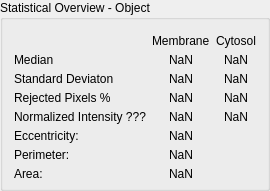
           <widget class="QGroupBox" name="groupBox_18">
            <property name="geometry">
             <rect>
              <x>523</x>
              <y>357</y>
              <width>261</width>
              <height>191</height>
             </rect>
            </property>
            <property name="minimumSize">
             <size>
              <width>0</width>
              <height>191</height>
             </size>
            </property>
            <property name="title">
             <string>Statistical Overview - Object</string>
            </property>
            <layout class="QGridLayout" name="gridLayout_3">
             <item row="3" column="1">
              <widget class="QLabel" name="label_63">
               <property name="minimumSize">
                <size>
                 <width>0</width>
                 <height>20</height>
                </size>
               </property>
               <property name="text">
                <string>NaN</string>
               </property>
               <property name="alignment">
                <set>Qt::AlignCenter</set>
               </property>
              </widget>
             </item>
             <item row="2" column="0">
              <widget class="QLabel" name="label_54">
               <property name="minimumSize">
                <size>
                 <width>0</width>
                 <height>20</height>
                </size>
               </property>
               <property name="text">
                <string>Standard Deviaton</string>
               </property>
              </widget>
             </item>
             <item row="4" column="0">
              <widget class="QLabel" name="label_52">
               <property name="minimumSize">
                <size>
                 <width>0</width>
                 <height>20</height>
                </size>
               </property>
               <property name="text">
                <string>Normalized Intensity ???</string>
               </property>
              </widget>
             </item>
             <item row="5" column="0">
              <widget class="QLabel" name="label_57">
               <property name="minimumSize">
                <size>
                 <width>0</width>
                 <height>20</height>
                </size>
               </property>
               <property name="text">
                <string>Eccentricity: </string>
               </property>
              </widget>
             </item>
             <item row="2" column="1">
              <widget class="QLabel" name="label_62">
               <property name="minimumSize">
                <size>
                 <width>0</width>
                 <height>20</height>
                </size>
               </property>
               <property name="text">
                <string>NaN</string>
               </property>
               <property name="alignment">
                <set>Qt::AlignCenter</set>
               </property>
              </widget>
             </item>
             <item row="6" column="0">
              <widget class="QLabel" name="label_58">
               <property name="minimumSize">
                <size>
                 <width>0</width>
                 <height>20</height>
                </size>
               </property>
               <property name="text">
                <string>Perimeter:</string>
               </property>
              </widget>
             </item>
             <item row="7" column="0">
              <widget class="QLabel" name="label_59">
               <property name="minimumSize">
                <size>
                 <width>0</width>
                 <height>20</height>
                </size>
               </property>
               <property name="text">
                <string>Area:</string>
               </property>
              </widget>
             </item>
             <item row="1" column="1">
              <widget class="QLabel" name="label_60">
               <property name="minimumSize">
                <size>
                 <width>0</width>
                 <height>20</height>
                </size>
               </property>
               <property name="text">
                <string>NaN</string>
               </property>
               <property name="alignment">
                <set>Qt::AlignCenter</set>
               </property>
              </widget>
             </item>
             <item row="6" column="1">
              <widget class="QLabel" name="label_67">
               <property name="minimumSize">
                <size>
                 <width>0</width>
                 <height>20</height>
                </size>
               </property>
               <property name="text">
                <string>NaN</string>
               </property>
               <property name="alignment">
                <set>Qt::AlignCenter</set>
               </property>
              </widget>
             </item>
             <item row="4" column="1">
              <widget class="QLabel" name="label_64">
               <property name="minimumSize">
                <size>
                 <width>0</width>
                 <height>20</height>
                </size>
               </property>
               <property name="text">
                <string>NaN</string>
               </property>
               <property name="alignment">
                <set>Qt::AlignCenter</set>
               </property>
              </widget>
             </item>
             <item row="5" column="1">
              <widget class="QLabel" name="label_66">
               <property name="minimumSize">
                <size>
                 <width>0</width>
                 <height>20</height>
                </size>
               </property>
               <property name="text">
                <string>NaN</string>
               </property>
               <property name="alignment">
                <set>Qt::AlignCenter</set>
               </property>
              </widget>
             </item>
             <item row="7" column="1">
              <widget class="QLabel" name="label_90">
               <property name="minimumSize">
                <size>
                 <width>0</width>
                 <height>20</height>
                </size>
               </property>
               <property name="text">
                <string>NaN</string>
               </property>
               <property name="alignment">
                <set>Qt::AlignCenter</set>
               </property>
              </widget>
             </item>
             <item row="1" column="0">
              <widget class="QLabel" name="label_61">
               <property name="minimumSize">
                <size>
                 <width>0</width>
                 <height>20</height>
                </size>
               </property>
               <property name="text">
                <string>Median</string>
               </property>
              </widget>
             </item>
             <item row="3" column="0">
              <widget class="QLabel" name="label_55">
               <property name="minimumSize">
                <size>
                 <width>0</width>
                 <height>20</height>
                </size>
               </property>
               <property name="text">
                <string>Rejected Pixels %</string>
               </property>
              </widget>
             </item>
             <item row="3" column="2">
              <widget class="QLabel" name="label_138">
               <property name="minimumSize">
                <size>
                 <width>0</width>
                 <height>20</height>
                </size>
               </property>
               <property name="text">
                <string>NaN</string>
               </property>
               <property name="alignment">
                <set>Qt::AlignCenter</set>
               </property>
              </widget>
             </item>
             <item row="2" column="2">
              <widget class="QLabel" name="label_139">
               <property name="minimumSize">
                <size>
                 <width>0</width>
                 <height>20</height>
                </size>
               </property>
               <property name="text">
                <string>NaN</string>
               </property>
               <property name="alignment">
                <set>Qt::AlignCenter</set>
               </property>
              </widget>
             </item>
             <item row="4" column="2">
              <widget class="QLabel" name="label_137">
               <property name="minimumSize">
                <size>
                 <width>0</width>
                 <height>20</height>
                </size>
               </property>
               <property name="text">
                <string>NaN</string>
               </property>
               <property name="alignment">
                <set>Qt::AlignCenter</set>
               </property>
              </widget>
             </item>
             <item row="1" column="2">
              <widget class="QLabel" name="label_140">
               <property name="minimumSize">
                <size>
                 <width>0</width>
                 <height>20</height>
                </size>
               </property>
               <property name="text">
                <string>NaN</string>
               </property>
               <property name="alignment">
                <set>Qt::AlignCenter</set>
               </property>
              </widget>
             </item>
             <item row="0" column="1">
              <widget class="QLabel" name="label_65">
               <property name="minimumSize">
                <size>
                 <width>0</width>
                 <height>20</height>
                </size>
               </property>
               <property name="text">
                <string>Membrane</string>
               </property>
              </widget>
             </item>
             <item row="0" column="2">
              <widget class="QLabel" name="label_136">
               <property name="minimumSize">
                <size>
                 <width>0</width>
                 <height>20</height>
                </size>
               </property>
               <property name="text">
                <string>Cytosol</string>
               </property>
               <property name="alignment">
                <set>Qt::AlignCenter</set>
               </property>
              </widget>
             </item>
            </layout>
           </widget>
